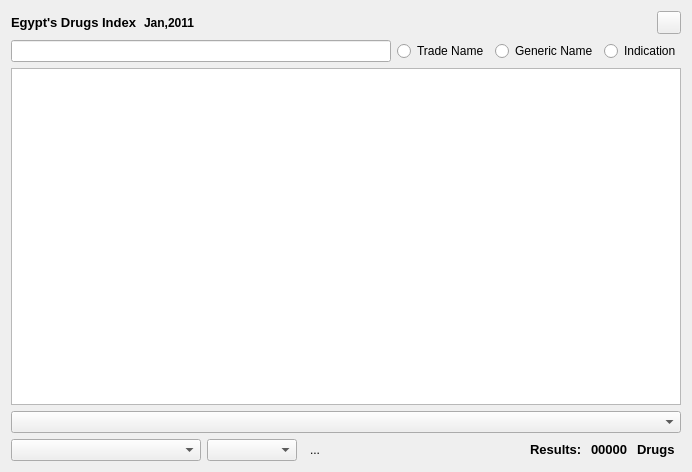
<?xml version="1.0" encoding="UTF-8"?>
<ui version="4.0">
 <class>drugIndex</class>
 <widget class="QDialog" name="drugIndex">
  <property name="geometry">
   <rect>
    <x>0</x>
    <y>0</y>
    <width>692</width>
    <height>472</height>
   </rect>
  </property>
  <property name="windowTitle">
   <string>Dialog</string>
  </property>
  <layout class="QGridLayout" name="gridLayout">
   <item row="0" column="0">
    <widget class="QLabel" name="title">
     <property name="font">
      <font>
       <pointsize>10</pointsize>
       <weight>75</weight>
       <bold>true</bold>
      </font>
     </property>
     <property name="text">
      <string>Egypt's Drugs Index</string>
     </property>
    </widget>
   </item>
   <item row="4" column="0" colspan="3">
    <widget class="QComboBox" name="manufacturer">
     <property name="editable">
      <bool>false</bool>
     </property>
    </widget>
   </item>
   <item row="1" column="0" colspan="11">
    <layout class="QHBoxLayout" name="horizontalLayout">
     <item>
      <widget class="QLineEdit" name="search">
       <property name="clearButtonEnabled">
        <bool>true</bool>
       </property>
      </widget>
     </item>
     <item>
      <widget class="QRadioButton" name="tradeName">
       <property name="text">
        <string>Trade Name</string>
       </property>
      </widget>
     </item>
     <item>
      <widget class="QRadioButton" name="genericName">
       <property name="text">
        <string>Generic Name</string>
       </property>
      </widget>
     </item>
     <item>
      <widget class="QRadioButton" name="indication">
       <property name="text">
        <string>Indication</string>
       </property>
      </widget>
     </item>
    </layout>
   </item>
   <item row="4" column="3">
    <widget class="QComboBox" name="form">
     <property name="sizePolicy">
      <sizepolicy hsizetype="Fixed" vsizetype="Fixed">
       <horstretch>0</horstretch>
       <verstretch>0</verstretch>
      </sizepolicy>
     </property>
     <property name="minimumSize">
      <size>
       <width>90</width>
       <height>0</height>
      </size>
     </property>
     <property name="editable">
      <bool>false</bool>
     </property>
    </widget>
   </item>
   <item row="2" column="0" colspan="11">
    <widget class="QTableView" name="indexTable">
     <property name="editTriggers">
      <set>QAbstractItemView::NoEditTriggers</set>
     </property>
     <property name="selectionBehavior">
      <enum>QAbstractItemView::SelectRows</enum>
     </property>
     <property name="gridStyle">
      <enum>Qt::DotLine</enum>
     </property>
     <property name="sortingEnabled">
      <bool>true</bool>
     </property>
     <property name="cornerButtonEnabled">
      <bool>false</bool>
     </property>
     <attribute name="horizontalHeaderCascadingSectionResizes">
      <bool>true</bool>
     </attribute>
     <attribute name="verticalHeaderVisible">
      <bool>false</bool>
     </attribute>
    </widget>
   </item>
   <item row="3" column="0" colspan="11">
    <widget class="QComboBox" name="categories">
     <property name="sizePolicy">
      <sizepolicy hsizetype="Expanding" vsizetype="Fixed">
       <horstretch>0</horstretch>
       <verstretch>0</verstretch>
      </sizepolicy>
     </property>
     <property name="editable">
      <bool>false</bool>
     </property>
    </widget>
   </item>
   <item row="4" column="6">
    <widget class="QLabel" name="results">
     <property name="text">
      <string>&lt;html&gt;&lt;head/&gt;&lt;body&gt;&lt;p&gt;&lt;span style=&quot; font-size:10pt; font-weight:600;&quot;&gt;Results: &lt;/span&gt;&lt;/p&gt;&lt;/body&gt;&lt;/html&gt;</string>
     </property>
    </widget>
   </item>
   <item row="4" column="7" colspan="2">
    <widget class="QLabel" name="resultsCount">
     <property name="minimumSize">
      <size>
       <width>40</width>
       <height>0</height>
      </size>
     </property>
     <property name="text">
      <string>&lt;html&gt;&lt;head/&gt;&lt;body&gt;&lt;p&gt;&lt;span style=&quot; font-size:10pt; font-weight:600;&quot;&gt;00000&lt;/span&gt;&lt;/p&gt;&lt;/body&gt;&lt;/html&gt;</string>
     </property>
    </widget>
   </item>
   <item row="4" column="9" colspan="2">
    <widget class="QLabel" name="drugs">
     <property name="text">
      <string>&lt;html&gt;&lt;head/&gt;&lt;body&gt;&lt;p&gt;&lt;span style=&quot; font-size:10pt; font-weight:600;&quot;&gt; Drugs&lt;/span&gt;&lt;/p&gt;&lt;/body&gt;&lt;/html&gt;</string>
     </property>
    </widget>
   </item>
   <item row="4" column="5">
    <spacer name="horizontalSpacer_3">
     <property name="orientation">
      <enum>Qt::Horizontal</enum>
     </property>
     <property name="sizeType">
      <enum>QSizePolicy::Expanding</enum>
     </property>
     <property name="sizeHint" stdset="0">
      <size>
       <width>40</width>
       <height>20</height>
      </size>
     </property>
    </spacer>
   </item>
   <item row="4" column="4">
    <widget class="QToolButton" name="resetButton">
     <property name="toolTip">
      <string>Reset Filters</string>
     </property>
     <property name="text">
      <string>...</string>
     </property>
     <property name="icon">
      <iconset resource="resources.qrc">
       <normaloff>:/Graphics/ex</normaloff>:/Graphics/ex</iconset>
     </property>
     <property name="autoRaise">
      <bool>true</bool>
     </property>
    </widget>
   </item>
   <item row="0" column="10">
    <widget class="QToolButton" name="closeButton">
     <property name="text">
      <string/>
     </property>
    </widget>
   </item>
   <item row="0" column="8" colspan="2">
    <spacer name="horizontalSpacer_2">
     <property name="orientation">
      <enum>Qt::Horizontal</enum>
     </property>
     <property name="sizeHint" stdset="0">
      <size>
       <width>37</width>
       <height>20</height>
      </size>
     </property>
    </spacer>
   </item>
   <item row="0" column="2" colspan="6">
    <spacer name="horizontalSpacer">
     <property name="orientation">
      <enum>Qt::Horizontal</enum>
     </property>
     <property name="sizeHint" stdset="0">
      <size>
       <width>284</width>
       <height>19</height>
      </size>
     </property>
    </spacer>
   </item>
   <item row="0" column="1">
    <widget class="QLabel" name="updated">
     <property name="font">
      <font>
       <weight>75</weight>
       <bold>true</bold>
      </font>
     </property>
     <property name="text">
      <string>Jan,2011</string>
     </property>
    </widget>
   </item>
  </layout>
 </widget>
 <resources>
  <include location="resources.qrc"/>
 </resources>
 <connections/>
</ui>
